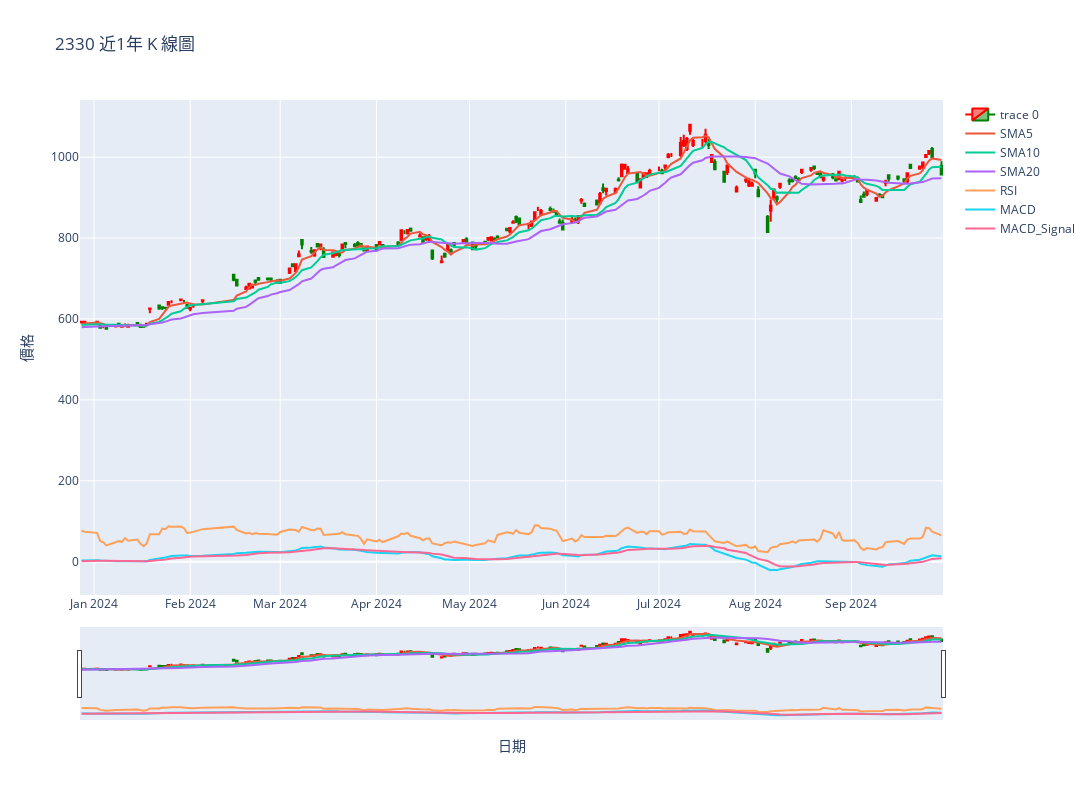

Notebook code cell kept with this figure:
### Code cell
# 2. 可視化 K 線圖
df['SMA5'] = sma5
df['SMA10'] = sma10
df['SMA20'] = sma20
df['RSI'] = rsi
df['MACD'] = macd
df['MACD_Signal'] = macd_signal
df.dropna(subset=['SMA5', 'SMA10', 'SMA20','RSI'], inplace=True)

# 移除不需要的欄位 
df.drop(columns=['成交股數', '成交金額', '成交筆數','漲跌價差'], inplace=True)
df.info()

df.to_csv(f'stock_data_{target_code}_with_features.csv', index=False)

current_data = pd.read_csv(f'stock_data_{target_code}_with_features.csv')

# 可視化 K 線圖
def plot_candlestick(data, title):
    fig = go.Figure(data=[go.Candlestick(x=data['日期'],
                                        open=data['開盤價'],
                                        high=data['最高價'],
                                        low=data['最低價'],
                                        close=data['收盤價'],
                                        increasing_line_color='red',
                                        decreasing_line_color='green')])
    
    fig.add_trace(go.Scatter(x=data['日期'], y=data['SMA5'], mode='lines', name='SMA5'))
    fig.add_trace(go.Scatter(x=data['日期'], y=data['SMA10'], mode='lines', name='SMA10'))
    fig.add_trace(go.Scatter(x=data['日期'], y=data['SMA20'], mode='lines', name='SMA20'))
    fig.add_trace(go.Scatter(x=data['日期'], y=data['RSI'], mode='lines', name='RSI'))
    fig.add_trace(go.Scatter(x=data['日期'], y=data['MACD'], mode='lines', name='MACD'))
    fig.add_trace(go.Scatter(x=data['日期'], y=data['MACD_Signal'], mode='lines', name='MACD_Signal'))

    fig.update_layout(title=title, xaxis_title='日期', yaxis_title='價格',width=1200, height=800)
    fig.show()


# 把存下來的資料畫出來
plot_candlestick(current_data, f'{target_code} 近{n}年 K 線圖')

### Figure 1 — Plotly figure (JSON) as saved in the notebook; plotly's stock layout.template omitted (floating-point values rounded to 4 significant figures; data arrays with more than 128 entries replaced by an {"elided": "..."} marker saying what was removed)
{"data": [{"close": {"elided": "182 int values"}, "decreasing": {"line": {"color": "green"}}, "high": {"elided": "182 int values"}, "increasing": {"line": {"color": "red"}}, "low": {"elided": "182 int values"}, "open": {"elided": "182 int values"}, "type": "candlestick", "x": {"elided": "182 str values"}}, {"mode": "lines", "name": "SMA5", "type": "scatter", "x": {"elided": "182 str values"}, "y": {"elided": "182 float values"}}, {"mode": "lines", "name": "SMA10", "type": "scatter", "x": {"elided": "182 str values"}, "y": {"elided": "182 float values"}}, {"mode": "lines", "name": "SMA20", "type": "scatter", "x": {"elided": "182 str values"}, "y": {"elided": "182 float values"}}, {"mode": "lines", "name": "RSI", "type": "scatter", "x": {"elided": "182 str values"}, "y": {"elided": "182 float values"}}, {"mode": "lines", "name": "MACD", "type": "scatter", "x": {"elided": "182 str values"}, "y": {"elided": "182 float values"}}, {"mode": "lines", "name": "MACD_Signal", "type": "scatter", "x": {"elided": "182 str values"}, "y": {"elided": "182 float values"}}], "layout": {"height": 800, "title": {"text": "2330 近1年 K 線圖"}, "width": 1200, "xaxis": {"title": {"text": "日期"}}, "yaxis": {"title": {"text": "價格"}}}}
